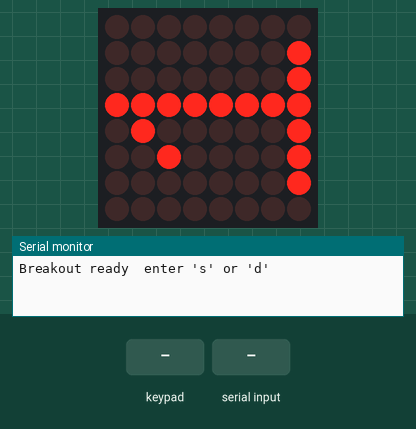
Simulated run of this sketch. Board: Arduino Uno, built with avr-gcc and run on an emulated ATmega328P. On the bench: 8×8 LED matrix, the last lines printed to the serial monitor. Wiring (inferred from the names in the program): LED matrix (orientation assumed): rows pin 9, pin 4, pin 17, pin 6, pin 10, pin 16, pin 11, pin 14; columns pin 5, pin 12, pin 13, pin 8, pin 15, pin 7, pin 3, pin 2. The inputs (shaded band) are chosen by the test bench.

Above: at 1.2 s.
1.3 s: key 'R' pressed
At 3.8 s:
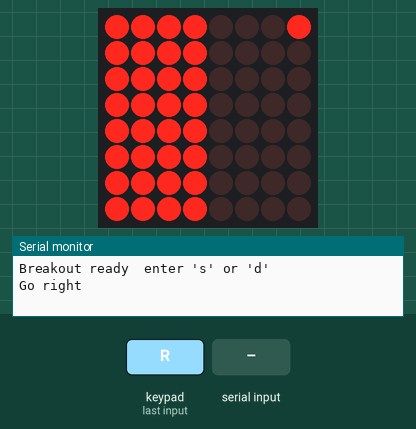
4.3 s: "s" received over Serial
At 4.8 s:
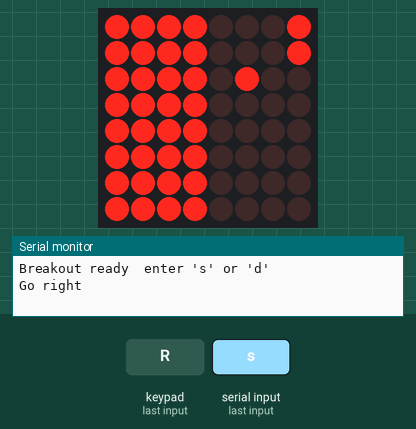
7.3 s: key 'L' pressed
At 8.7 s:
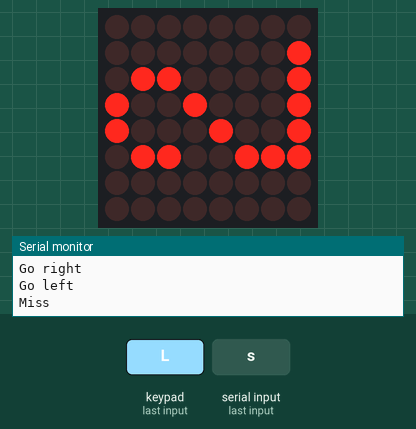
10.3 s: "d" received over Serial
At 10.7 s:
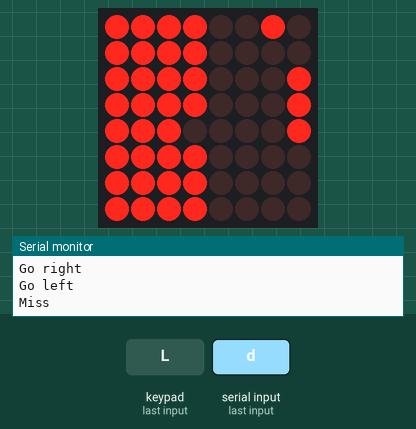
13.3 s: key 'X' pressed
At 14.0 s:
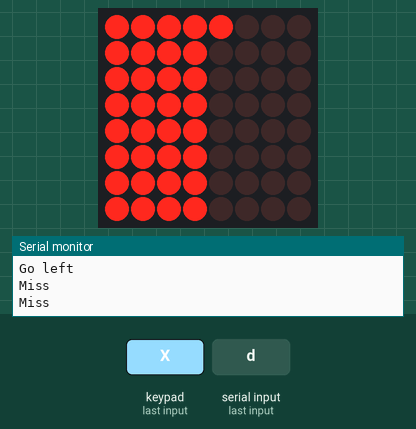
16.3 s: "s" received over Serial
At 18.4 s:
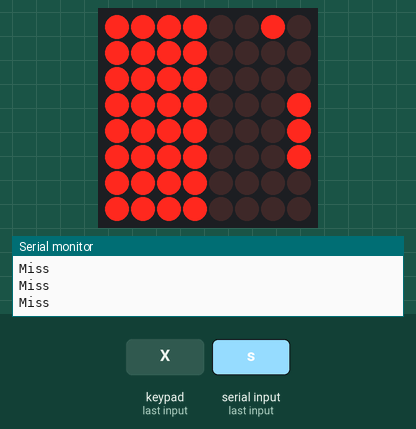
Timing chart, 0 to 19.9 s (numbered marks = the images above; inputs shaded):
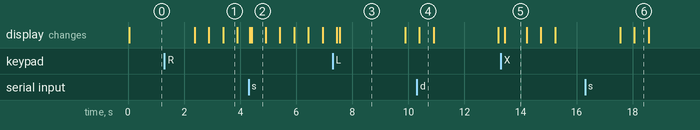

Measured:
- after the input at 1.3 s, the display: first changes after 1.1 s (image 1 shows a later state)
- after the input at 4.3 s, the display: first changes at once (image 2 shows a later state)
- after the input at 7.3 s, the display: first changes after 0.14 s (image 3 shows a later state)
- after the input at 10.3 s, the display: changes after 0.08 s (image 4)
- after the input at 13.3 s, the display: changes after 0.14 s (image 5)
- after the input at 16.3 s, the display: first changes after 1.3 s (image 6 shows a later state)
- what the display in image 1 shows lasts 0.5 s, from 3.4 s to 3.9 s

The sketch:

matrix.ino
```cpp
#include <Wire.h>
#include <ArduinoNunchuk.h>
int columns [] = {5,12,13,8,15,7,3,2};
int rows[] = {9,4,17,6,10,16,11,14};
byte bits[] = {1,2,4,8,0x10, 0x20, 0x40, 0x80};
unsigned long timeout = 0;
int x = 0;
int y = 0;
int p = 0;
int width = 2;
int showNow = 0;
bool ballMissed = true;
int ballCount = 0;

// Ball offsets
int xOffset = 1;
int yOffset = 0;

byte matrix[] = {0xFF,0xFF,0xFF,0xFF,0,0,0,0};
ArduinoNunchuk nunchuk = ArduinoNunchuk();

int ballX;
int ballY;
void setup()
{
  resetBall();
  nunchuk.init();
  Serial.begin (115200);
  Serial.println ( "Breakout ready  enter 's' or 'd' " );
  for (int i=0; i<18; i++)
    pinMode (i,OUTPUT);
  clearAll();
  timeout = millis() + 500;
  showPaddle (2,p);
}


void showMessage ( char ch)
{
  byte message[] = {0xFF,0xFF,0xFF,0xFF,0,0,0,0};
  switch (ch)
  {
    case 'X':
      message [0] = 0x81;
      message [1] = 0x42;
      message [2] = 0x24;
      message [3] = 0x18;
      message [4] = 0x18;
      message [5] = 0x24;
      message [6] = 0x42;
      message [7] = 0x81;
    break;
    case '(':
      message [0] = 0x18;
      message [1] = 0x42;
      message [2] = 0xA5;
      message [3] = 0x81;
      message [4] = 0x99;
      message [5] = 0x66;
      message [6] = 0x42;
      message [7] = 0x18;
    break;
    case '1':
    message[0] = 0x08;
    message[1] = 0x18;
    message[2] = 0x28;
    message[3] = 0x08;
    message[4] = 0x08;
    message[5] = 0x08;
    message[6] = 0x08;
    message[7] = 0x7e;
    break;

    case '2':
    message[0] = 0x18;
    message[1] = 0x24;
    message[2] = 0x24;
    message[3] = 0x08;
    message[4] = 0x10;
    message[5] = 0x20;
    message[6] = 0x20;
    message[7] = 0x3e;
    break;

    case '3':
    message[0] = 0x18;
    message[1] = 0x24;
    message[2] = 0x04;
    message[3] = 0x08;
    message[4] = 0x04;
    message[5] = 0x24;
    message[6] = 0x18;
    message[7] = 0x00;
    break;

    case '4':
    message[0] = 0x08;
    message[1] = 0x18;
    message[2] = 0x28;
    message[3] = 0x48;
    message[4] = 0xfc;
    message[5] = 0x08;
    message[6] = 0x08;
    message[7] = 0x08;
    break;

    case '5':
    message[0] = 0x3e;
    message[1] = 0x20;
    message[2] = 0x20;
    message[3] = 0x3c;
    message[4] = 0x02;
    message[5] = 0x02;
    message[6] = 0x22;
    message[7] = 0x3c;
    break;
  }
    for (int i=0; i<8; i++)
  {
    // Write column i
    digitalWrite (columns[i], 0);
    for (int j=0; j<8; j++)
    {
      if ((bits[j] & message[i]) > 0)
        // setPin (i, j, true);
        digitalWrite ( rows[j], 1);
      else
        digitalWrite ( rows[j], 0);
        // setPin (i, j, false);
    }

    delay (1); // Let the lights shine for a little while

    // Turn off all pins in the current column
    digitalWrite (columns[i], 1);
    for (int j=0; j<8; j++)
      digitalWrite (rows[j], 0);
  }

}
void showMatrix ( )
{
  for (int i=0; i<8; i++)
  {
    // Write column i
    digitalWrite (columns[i], 0);
    for (int j=0; j<8; j++)
    {
      if ((bits[j] & matrix[i]) > 0)
        // setPin (i, j, true);
        digitalWrite ( rows[j], 1);
      else
        digitalWrite ( rows[j], 0);
        // setPin (i, j, false);
    }

    delay (1); // Let the lights shine for a little while

    // Turn off all pins in the current column
    digitalWrite (columns[i], 1);
    for (int j=0; j<8; j++)
      digitalWrite (rows[j], 0);
  }
}

void clearAll ()
{
  for (int i=0; i<8; i++)
  {
    digitalWrite ( columns[i], 1);
  }
}

void resetBall()
{
   ballX = 4;
   ballY = 0;
   yOffset = 0;
   xOffset = 1;
}

// return true if a dot is set at the specified row and column
bool dotIsSet (int column, int row)
{
  bool isSet = false;
  if (matrix[column] & bits[row])
    isSet = true;
  return isSet;
}

/*
  Column must be set on (0)
  All row items should be 1 accept the item you want to set
*/
void setDot ( int column, int row, bool offOn )
{
  if (offOn)
    matrix[column] |= bits [row];
  else
    matrix[column] &= ~bits[row];
}
/*
  width is width of paddle
  position is row (y) position
  position can be < 0 this means that less than full paddle will show
*/
void showPaddle (int width, int position)
{
  bool offOn = false;
  for (int i=0; i<8; i++)
  {
    if ((i <= position + width) && (i >= position))
      setDot (7,i,true);
    else
      setDot (7,i,false);
  }
}

/*
  When ballY == 7 this is the right wall,
  When ballY == 0, this is the left wall
  When ballX == 7, ball has either hit the paddle or missed
*/
void updateBall ()
{
  static unsigned long ballTime = 0;
  if (ballX != 7)
    setDot (ballX, ballY, false);
  if (millis() > ballTime)
  {
    ballX += xOffset;
    ballY += yOffset;
    if (ballY > 7)
      ballY = 7;
    else if (ballY < 0)
      ballY = 0;

    if ((ballX == 7) || (ballX == 0))
      xOffset = 0 - xOffset;
    else if (dotIsSet ( ballX, ballY) )
    {
      xOffset = 1;
      yOffset = 0 - yOffset; // reverse direction
    }

    // Switch y directions assuming that y is non-zero
    if ((ballY == 0) || (ballY == 7))
      yOffset = 0 - yOffset;

    ballTime = millis() + 500;
  }

}
void collision (bool & left, bool & right, bool & center, bool & miss)
{
  center = false;
  left = false;
  right = false;
  miss = false;

  if (ballX == 7)
  {
    miss = true;
    if (ballY >= p)
      if ((ballY-p) <= 2)
      {
        miss = false;
        if (ballY == p)
          left = true;
        else if (ballY == (p + 2))
          right = true;
        else
          center = true;
      }
  }
  ballMissed = miss;
}

void getNunchuk (bool & left, bool & right, bool & startOver)
{
  static unsigned long nunchukTimeout = 0;
  left = false;
  right = false;
  startOver = false;
  if (millis() > nunchukTimeout)
  {
    nunchuk.update();
    nunchukTimeout = millis() + 100;
    if (nunchuk.analogX < 60)
      left = true;
    else if (nunchuk.analogX > 180)
      right = true;
    if (nunchuk.zButton)
      startOver = true;
  }
}

void loop()
{
  bool left, right, center, miss;
  static bool lastLeft = false;
  static bool lastRight = false;
  static bool lastCenter = false;
  static bool lastMiss = false;
  static unsigned long timeout = 0;
  static bool gameOver = false;
  bool goLeft;
  bool goRight;
  bool startOver;
  char ch;

  getNunchuk (goLeft, goRight, startOver);
  if (startOver)
  {
    gameOver = false;
    ballMissed = false;
    ballCount = 0;
    p = 2;
    resetBall();
    matrix [0] = 0xFF;
    matrix [1] = 0xFF;
    matrix [2] = 0xFF;
    matrix [3] = 0xFF;
    matrix [4] = 0;
    matrix [5] = 0;
    matrix [6] = 0;
    matrix [7] = 0;
  }
  if (gameOver)
  {
    showMessage ( 'X' );
  }
  else
  {
    if (goLeft)
    {
      if (p < 7)
      {
        p++;
        showPaddle (2,p);
      }
    }
    else if (goRight)
    {
      if (p > -2)
      {
        p--;
        showPaddle (2,p);
      }
    }

    if (timeout)
    {
      if (millis() > timeout)
        timeout = 0;
      showMessage ( ballCount + '0');
    }
    else if (ballMissed)
    {
      ballCount++;
      timeout = millis() + 2300;
      if (ballCount == 6)
        gameOver = true;
      else
        ballMissed = false;
    }
    else
    {
      updateBall();
      if (Serial.available())
      {
        ch = Serial.read();
        switch (ch)
        {
          case 10:
          case 13:
          break; // Do nothing

          case 's': // paddle left
          if (p < 7)
          {
            p++;
            showPaddle (2,p);
          }
          break;

          case 'd': // paddle right
          if (p > -2)
          {
            p--;
            showPaddle (2,p);
          }
          break;

          default:
            Serial.println ( (int) ch );
          break;
        }
      }
      collision(left, right, center, miss);
      if ((lastLeft != left) || (lastRight != right) || (lastCenter != center) || (lastMiss != miss))
        if (left)
        {
          Serial.println ( "Go left" );
          yOffset = -1;
        }
        else if (right)
        {
          Serial.println ( "Go right" );
          yOffset = 1;
        }
        else if (center)
        {
          Serial.println ( "Go center" );
          yOffset = 0;
        }
        else if (miss)
        {
          Serial.println ( "Miss" );
          resetBall();
        }
      lastLeft = left;
      lastRight = right;
      lastCenter = center;
      lastMiss = miss;
      if ((ballX != 7) || ballMissed)
        setDot ( ballX, ballY, true );
      showMatrix ();
    }
  }
}
```
